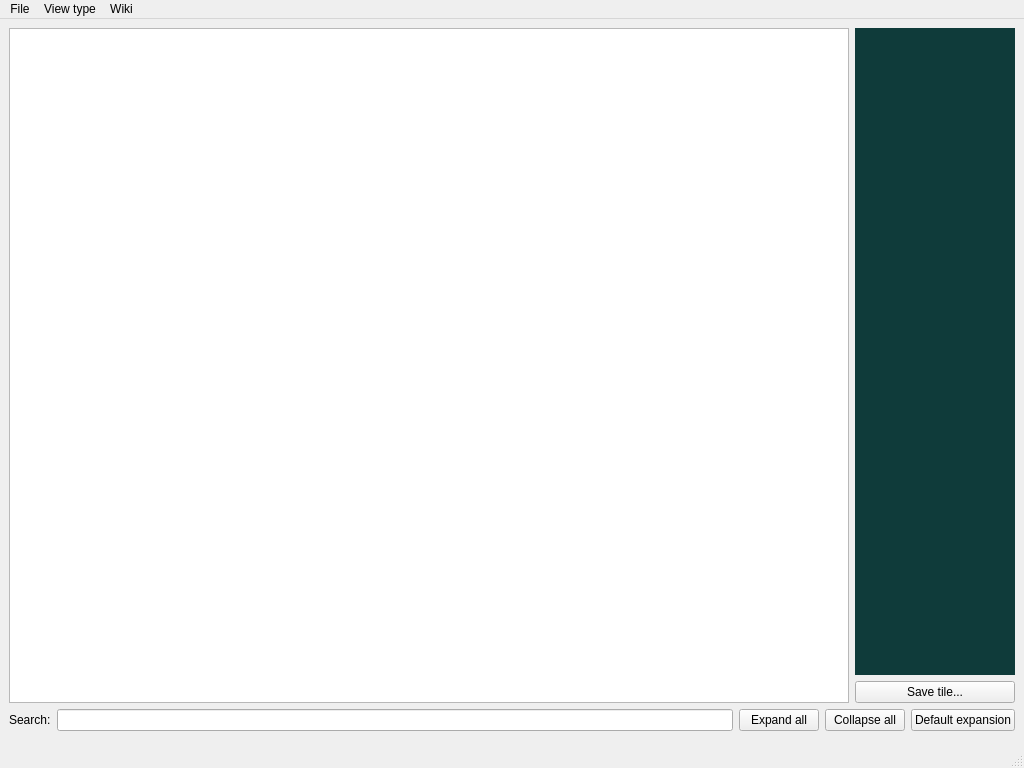
<?xml version="1.0" encoding="UTF-8"?>
<ui version="4.0">
 <class>MainWindow</class>
 <widget class="QMainWindow" name="MainWindow">
  <property name="geometry">
   <rect>
    <x>0</x>
    <y>0</y>
    <width>1024</width>
    <height>768</height>
   </rect>
  </property>
  <property name="windowTitle">
   <string>Qud Blueprint Explorer</string>
  </property>
  <widget class="QWidget" name="centralwidget">
   <layout class="QGridLayout" name="gridLayout">
    <item row="0" column="0">
     <layout class="QVBoxLayout" name="verticalLayout">
      <item>
       <layout class="QHBoxLayout" name="horizontalLayout">
        <item>
         <widget class="QPlainTextEdit" name="plainTextEdit">
          <property name="font">
           <font>
            <family>Courier New</family>
            <pointsize>10</pointsize>
           </font>
          </property>
          <property name="undoRedoEnabled">
           <bool>false</bool>
          </property>
          <property name="readOnly">
           <bool>true</bool>
          </property>
         </widget>
        </item>
        <item>
         <layout class="QVBoxLayout" name="verticalLayout_4">
          <item>
           <widget class="QLabel" name="tile_label">
            <property name="minimumSize">
             <size>
              <width>160</width>
              <height>240</height>
             </size>
            </property>
            <property name="styleSheet">
             <string notr="true">background-color: rgb(15, 59, 58);</string>
            </property>
            <property name="text">
             <string/>
            </property>
           </widget>
          </item>
          <item>
           <widget class="QPushButton" name="save_tile_button">
            <property name="text">
             <string>Save tile...</string>
            </property>
           </widget>
          </item>
         </layout>
        </item>
       </layout>
      </item>
      <item>
       <layout class="QVBoxLayout" name="verticalLayout_3">
        <item>
         <layout class="QHBoxLayout" name="horizontalLayout_2">
          <item>
           <widget class="QLabel" name="search_label">
            <property name="text">
             <string>Search:</string>
            </property>
           </widget>
          </item>
          <item>
           <widget class="QLineEdit" name="search_line_edit"/>
          </item>
          <item>
           <widget class="QPushButton" name="expand_all_button">
            <property name="text">
             <string>Expand all</string>
            </property>
           </widget>
          </item>
          <item>
           <widget class="QPushButton" name="collapse_all_button">
            <property name="text">
             <string>Collapse all</string>
            </property>
           </widget>
          </item>
          <item>
           <widget class="QPushButton" name="restore_all_button">
            <property name="text">
             <string>Default expansion</string>
            </property>
           </widget>
          </item>
         </layout>
        </item>
        <item alignment="Qt::AlignBottom">
         <widget class="QWidget" name="tree_target_widget" native="true"/>
        </item>
       </layout>
      </item>
     </layout>
    </item>
   </layout>
  </widget>
  <widget class="QMenuBar" name="menubar">
   <property name="geometry">
    <rect>
     <x>0</x>
     <y>0</y>
     <width>1024</width>
     <height>21</height>
    </rect>
   </property>
   <widget class="QMenu" name="menuFile">
    <property name="title">
     <string>File</string>
    </property>
    <addaction name="actionOpen_ObjectBlueprints_xml"/>
    <addaction name="actionExit"/>
   </widget>
   <widget class="QMenu" name="menuView">
    <property name="title">
     <string>View type</string>
    </property>
    <addaction name="actionWiki_template"/>
    <addaction name="actionAttributes"/>
    <addaction name="actionAll_attributes"/>
    <addaction name="actionXML_source"/>
   </widget>
   <widget class="QMenu" name="menuWiki">
    <property name="title">
     <string>Wiki</string>
    </property>
    <addaction name="actionScan_wiki"/>
    <addaction name="actionUpload_templates"/>
    <addaction name="actionUpload_tiles"/>
   </widget>
   <addaction name="menuFile"/>
   <addaction name="menuView"/>
   <addaction name="menuWiki"/>
  </widget>
  <widget class="QStatusBar" name="statusbar"/>
  <action name="actionOpen_ObjectBlueprints_xml">
   <property name="text">
    <string>Open ObjectBlueprints.xml...</string>
   </property>
  </action>
  <action name="actionExit">
   <property name="text">
    <string>Exit</string>
   </property>
  </action>
  <action name="actionWiki_template">
   <property name="checkable">
    <bool>true</bool>
   </property>
   <property name="checked">
    <bool>true</bool>
   </property>
   <property name="text">
    <string>Wiki template</string>
   </property>
  </action>
  <action name="actionAttributes">
   <property name="checkable">
    <bool>true</bool>
   </property>
   <property name="text">
    <string>Attributes</string>
   </property>
  </action>
  <action name="actionAll_attributes">
   <property name="checkable">
    <bool>true</bool>
   </property>
   <property name="text">
    <string>All attributes</string>
   </property>
  </action>
  <action name="actionScan_wiki">
   <property name="text">
    <string>Scan wiki for selected objects</string>
   </property>
  </action>
  <action name="actionUpload_templates">
   <property name="text">
    <string>Upload templates for selected objects</string>
   </property>
  </action>
  <action name="actionUpload_tiles">
   <property name="text">
    <string>Upload tiles for selected objects</string>
   </property>
  </action>
  <action name="actionXML_source">
   <property name="checkable">
    <bool>true</bool>
   </property>
   <property name="text">
    <string>XML source</string>
   </property>
  </action>
 </widget>
 <resources/>
 <connections/>
</ui>
